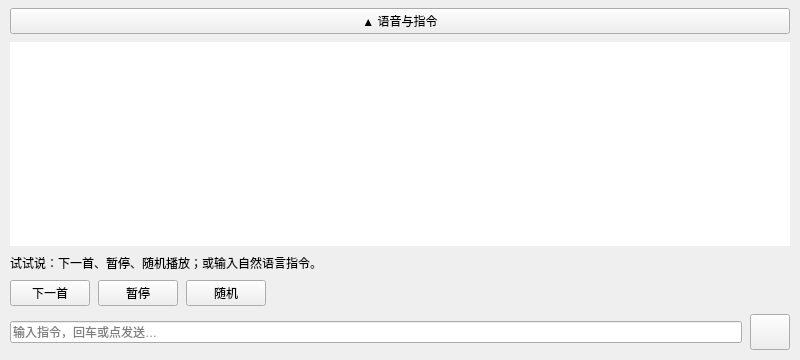
<?xml version="1.0" encoding="UTF-8"?>
<ui version="4.0">
 <class>VoiceInputWidget</class>
 <widget class="VoiceInputWidget" name="VoiceInputWidget">
  <property name="geometry">
   <rect>
    <x>0</x>
    <y>0</y>
    <width>800</width>
    <height>360</height>
   </rect>
  </property>
  <property name="windowTitle">
   <string>VoiceInputWidget</string>
  </property>
  <layout class="QVBoxLayout" name="verticalLayout_root">
   <property name="spacing">
    <number>8</number>
   </property>
   <property name="leftMargin">
    <number>10</number>
   </property>
   <property name="topMargin">
    <number>8</number>
   </property>
   <property name="rightMargin">
    <number>10</number>
   </property>
   <property name="bottomMargin">
    <number>10</number>
   </property>
   <item>
    <widget class="QPushButton" name="btn_toggle">
     <property name="text">
      <string>▲ 语音与指令</string>
     </property>
     <property name="minimumHeight">
      <number>36</number>
     </property>
    </widget>
   </item>
   <item>
    <property name="stretch">
     <number>1</number>
    </property>
    <widget class="QListWidget" name="list_chat">
     <property name="frameShape">
      <enum>QFrame::NoFrame</enum>
     </property>
     <property name="horizontalScrollBarPolicy">
      <enum>Qt::ScrollBarAlwaysOff</enum>
     </property>
     <property name="verticalScrollBarPolicy">
      <enum>Qt::ScrollBarAsNeeded</enum>
     </property>
     <property name="spacing">
      <number>4</number>
     </property>
     <property name="uniformItemSizes">
      <bool>false</bool>
     </property>
    </widget>
   </item>
   <item>
    <widget class="QLabel" name="lbl_hint">
     <property name="text">
      <string>试试说：下一首、暂停、随机播放；或输入自然语言指令。</string>
     </property>
     <property name="wordWrap">
      <bool>true</bool>
     </property>
    </widget>
   </item>
   <item>
    <layout class="QHBoxLayout" name="horizontalLayout_pills">
     <property name="spacing">
      <number>8</number>
     </property>
     <item>
      <widget class="QPushButton" name="btn_pill_next">
       <property name="text">
        <string>下一首</string>
       </property>
       <property name="minimumHeight">
        <number>30</number>
       </property>
      </widget>
     </item>
     <item>
      <widget class="QPushButton" name="btn_pill_pause">
       <property name="text">
        <string>暂停</string>
       </property>
       <property name="minimumHeight">
        <number>30</number>
       </property>
      </widget>
     </item>
     <item>
      <widget class="QPushButton" name="btn_pill_shuffle">
       <property name="text">
        <string>随机</string>
       </property>
       <property name="minimumHeight">
        <number>30</number>
       </property>
      </widget>
     </item>
     <item>
      <spacer name="horizontalSpacer_pills">
       <property name="orientation">
        <enum>Qt::Horizontal</enum>
       </property>
       <property name="sizeHint" stdset="0">
        <size>
         <width>20</width>
         <height>10</height>
        </size>
       </property>
      </spacer>
     </item>
    </layout>
   </item>
   <item>
    <layout class="QHBoxLayout" name="horizontalLayout_input">
     <property name="spacing">
      <number>8</number>
     </property>
     <item>
      <widget class="QLineEdit" name="lineEdit_input">
       <property name="placeholderText">
        <string>输入指令，回车或点发送…</string>
       </property>
       <property name="minimumHeight">
        <number>36</number>
       </property>
      </widget>
     </item>
     <item>
      <widget class="QToolButton" name="btn_send">
       <property name="minimumSize">
        <size>
         <width>40</width>
         <height>36</height>
        </size>
       </property>
       <property name="maximumSize">
        <size>
         <width>40</width>
         <height>36</height>
        </size>
       </property>
       <property name="toolTip">
        <string>发送</string>
       </property>
      </widget>
     </item>
    </layout>
   </item>
  </layout>
 </widget>
 <customwidgets>
  <customwidget>
   <class>VoiceInputWidget</class>
   <extends>QWidget</extends>
   <header>voiceinputwidget.h</header>
  </customwidget>
 </customwidgets>
 <resources/>
 <connections/>
</ui>
